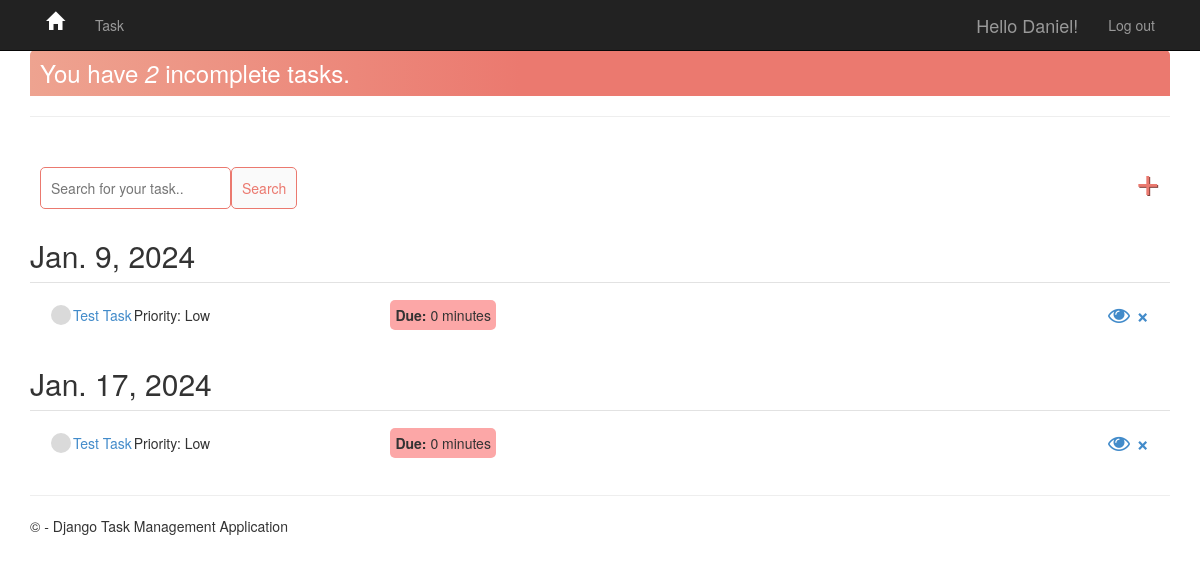
Page /task/ (signed in) on the earlier database version.
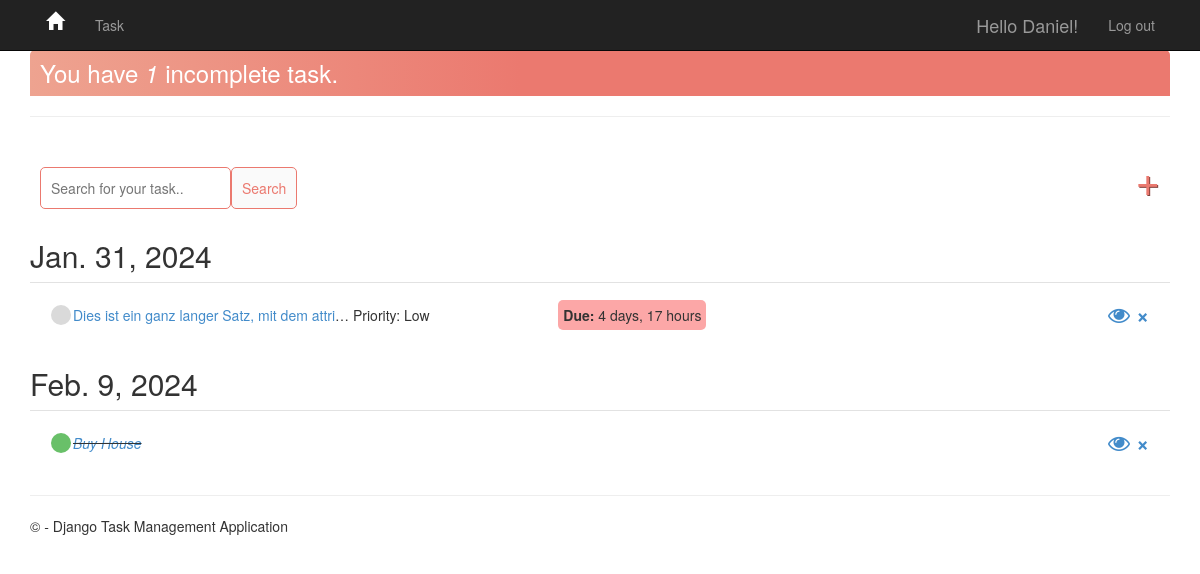
Same page on the later database version.
### app/models.py (models this page shows)
class Task(models.Model):
    PRIORITY_CHOICES = [
        ('L', 'Low'),
        ('M', 'Medium'),
        ('H', 'High'),
        ('F', 'Fast Lane'),
    ]
    due_date = models.DateField(
        auto_now_add=False, auto_now=False, blank=True, null=True)
    user = models.ForeignKey(
        User, on_delete=models.CASCADE, null=True, blank=True)
    title = models.CharField(max_length=200)
    description = models.TextField(null=True, blank=True)
    complete = models.BooleanField(default=False)
    create = models.DateTimeField(auto_now_add=True)
    update = models.DateTimeField(auto_now=True)
    priority = models.CharField(
        max_length=1,
        choices=PRIORITY_CHOICES,
        default='L',
    )
    def __str__(self):
        return self.title
    class Meta:
        ordering = ['complete']

### app/views.py (the view)
# urls.py: path('task/', views.TaskList.as_view(), name='tasks'),
class TaskList(LoginRequiredMixin, ListView):
    model = Task
    context_object_name = 'tasks'
    def get_context_data(self, **kwargs):
        context = super().get_context_data(**kwargs)
        context['tasks'] = context['tasks'].filter(user=self.request.user)
        search_input = self.request.GET.get('search-area') or ''
        if search_input:
            context['tasks'] = context['tasks'].filter(
                title__startswith=search_input)
        context['search_input'] = search_input
        context['count'] = context['tasks'].filter(complete=False).count()
        dates = context['tasks'].dates('due_date', 'day')
        tasks_by_date = {date: context['tasks'].filter(
            due_date=date).order_by('-priority') for date in dates}
        context['tasks_by_date'] = tasks_by_date
        return context
    def get_queryset(self):
        return Task.objects.filter(user=self.request.user).order_by('-due_date', '-priority')

### app/templates/app/task_list.html (shortened to what this page needs)
{% extends 'app/layout.html' %}
{% block content %}
<div class="header-bar">
    <div>
        <h3 style="margin:0">You have <i>{{ count }}</i> incomplete task{{ count|pluralize:"s" }}.</h3>
    </div>
</div>
<hr>
<div id="search-add-wrapper">
    <form method="GET" style="margin-top: 20px; display: flex;">
        <input type="text" name='search-area' value="{{ search_input }}" placeholder="Search for your task.." />
        <input class="button" type="submit" value='Search' />
    </form>
    <a id="add-link" href="{% url 'task-create' %}">&#x2b;</a>
</div>
<div class="task-items-wrapper">
    {% for date, tasks in tasks_by_date.items %}
    <h2>{{ date }}</h2>
    {% for task in tasks %}
    <div class="task-wrapper">
        {% if task.complete %}
        <table>
            <tr>
                <td style="text-align: left;">
                    <div class="task-complete-icon"></div>
                </td>
                <td style="text-align: left; max-width: 20em; white-space: nowrap; overflow: hidden; text-overflow: ellipsis;">
                    <i><s><a href="{% url 'task-update' task.id %}">{{ task }}</a></s></i>
                </td>
                <td style="width: 300px;"></td>
                <td style="width: 300px;"></td>
                <td style="width: 600px; text-align: right;">
                    <div class="delete-link">
                        <a class="fa fa-eye" href="{% url 'task' task.id %}" style="text-decoration: none"></a>
                        <a href="{% url 'task-delete' task.id %}" style="text-decoration: none">&#215;</a>
                    </div>
                </td>
            </tr>
        </table>
        {% else %}
        <table>
            <tr>
                <td style="text-align: left;">
                    <div class="task-incomplete-icon"></div>
                </td>
                <td style="text-align: left; max-width: 20em; white-space: nowrap; overflow: hidden; text-overflow: ellipsis;">
                    <a href="{% url 'task-update' task.id %}">{{ task }}</a>
                </td>
                <td style="width: 300px; text-align: left; word-wrap: break-word;">
                    <span class="task-priority">Priority: {{ task.get_priority_display }}</span>
                </td>
                <td style="width: 300px; text-align: left; word-wrap: break-word;">
                    <span class="timer"><b>Due: </b>{{ task.due_date|timeuntil }}</span>
                </td>
                <td style="width: 600px; text-align: right;">
                    <div class="delete-link">
                        <a class="fa fa-eye" href="{% url 'task' task.id %}" style="text-decoration: none"></a>
                        <a href="{% url 'task-delete' task.id %}" style="text-decoration: none">&#215;</a>
                    </div>
                </td>
            </tr>
        </table>
        {% endif %}
    </div>
    {% endfor %}
    {% empty %}
    <h2>No items in list</h2>
    {% endfor %}
</div>
{% endblock content %}

### app/templates/app/layout.html (shortened to what this page needs)
<!DOCTYPE html>
<html>
<head>
    {% load static %}
    <link rel="stylesheet" type="text/css" href="{% static 'app/content/bootstrap.min.css' %}" />
    <link rel="stylesheet" type="text/css" href="{% static 'app/content/site.css' %}" />
    <link rel="stylesheet" type="text/css" href="{% static 'app/content/customcss.css' %}" />
    <link rel="stylesheet" href="https://cdnjs.cloudflare.com/ajax/libs/font-awesome/4.7.0/css/font-awesome.min.css">
</head>
<body>
    <div class="navbar navbar-inverse navbar-fixed-top">
        <div class="container">
            <div class="navbar-header">
                <a href="/" class="glyphicon glyphicon-home btn-lg" aria-hidden="true" style="color:white"></a>
            </div>
            <div class="navbar-collapse collapse">
                <ul class="nav navbar-nav">
                    {% if user.is_authenticated %}
                    <li><a href="{% url 'tasks' %}">Task</a></li>
                    {% endif %}
                </ul>
                {% include 'app/loginpartial.html' %}
            </div>
        </div>
    </div>
    <div class="container body-content">
        {% block content %}
        {% endblock %}
        <hr />
        <footer>
            <p>&copy; {{ year }} - Django Task Management Application</p>
        </footer>
    </div>
</body>
</html>

### app/templates/app/loginpartial.html (shortened to what this page needs)
{% if user.is_authenticated %}
<form id="logoutForm" action="/logout/" method="post" class="navbar-right">
    <ul class="nav navbar-nav navbar-right">
        <li><span class="navbar-brand">Hello {{ user.username }}!</span></li>
        <li><a href="javascript:document.getElementById('logoutForm').submit()">Log out</a></li>
    </ul>
</form>
{% else %}
<ul class="nav navbar-nav navbar-right">
    <li><a href="{% url 'login' %}">Log in</a></li>
    <li><a href="{% url 'signup' %}">Sign up</a></li>
</ul>
{% endif %}

### app/static/app/content/site.css (style rules this page uses)
body { padding-top: 50px; padding-bottom: 20px; }
.body-content { padding-left: 15px; padding-right: 15px; }
input, select, textarea { max-width: 280px; }
.task-priority { text-align: right; }

### app/static/app/content/customcss.css (style rules this page uses)
.header-bar { display: flex; justify-content: space-between; color: #fff; padding: 10px; border-radius: 5px 5px 0 0; background: linear-gradient(90deg,#EEA390 0%, #EB796F 43%, #EB796F 100%); }
.task-wrapper { display: flex; align-items: center; justify-content: flex-start; padding: 20px; background-color: #fff; border-top: 1px solid rgb(226, 226, 226); flex-direction: row; flex-wrap: nowrap; }
.task-complete-icon { height: 20px; width: 20px; background-color: rgb(105, 192, 105); border-radius: 50%; }
.task-incomplete-icon { height: 20px; width: 20px; background-color: rgb(218, 218, 218); border-radius: 50%; }
.delete-link { text-decoration: none; font-weight: 900; color: #CF4949; font-size: 22px; line-height: 0; }
#search-add-wrapper { display: flex; justify-content: space-between; align-items: center; padding: 10px; }
#add-link { color: #EB796F; text-decoration: none; font-size: 42px; text-shadow: 1px 1px #81413B; }
input[type=text], input[type=password], textarea { border: 1px solid #EB796F; border-radius: 5px; padding: 10px; width: 90%; }
.button { border: 1px solid #EB796F; background-color: #FAFAFA; color: #EB796F; padding: 10px; font-size: 14px; border-radius: 5px; cursor: pointer; text-decoration: none; }
.timer { background-color: #FCA7A7; border-radius: 5px; padding: 5px; }

Differences in the rows shown:
removed Task: title "Test Task", priority "Low", due_date "0 minutes", shown under "Jan. 9, 2024"
removed Task: title "Test Task", priority "Low", due_date "0 minutes", shown under "Jan. 17, 2024"
added Task: title "Dies ist ein ganz langer Satz, mit dem attri…", priority "Low", due_date "4 days, 17 hours", shown under "Jan. 31, 2024"
added Task: title "Buy House", shown under "Feb. 9, 2024"
Other differences:
{{ count }}: "2" → "1"
new list line: "Jan. 31, 2024"
new list line: "Feb. 9, 2024"
list line gone: "Jan. 9, 2024"
list line gone: "Jan. 17, 2024"
